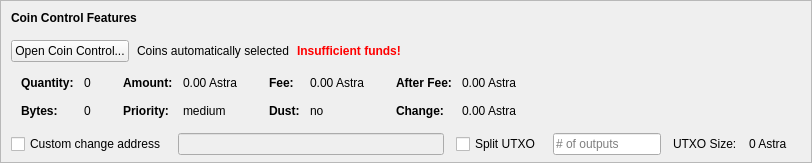
    <widget class="QFrame" name="frameCoinControl">
     <property name="sizePolicy">
      <sizepolicy hsizetype="Expanding" vsizetype="Expanding">
       <horstretch>0</horstretch>
       <verstretch>0</verstretch>
      </sizepolicy>
     </property>
     <property name="maximumSize">
      <size>
       <width>16777215</width>
       <height>16777215</height>
      </size>
     </property>
     <property name="frameShape">
      <enum>QFrame::StyledPanel</enum>
     </property>
     <property name="frameShadow">
      <enum>QFrame::Sunken</enum>
     </property>
     <layout class="QVBoxLayout" name="verticalLayoutCoinControl2">
      <property name="spacing">
       <number>0</number>
      </property>
      <property name="leftMargin">
       <number>0</number>
      </property>
      <property name="topMargin">
       <number>0</number>
      </property>
      <property name="rightMargin">
       <number>0</number>
      </property>
      <property name="bottomMargin">
       <number>6</number>
      </property>
      <item>
       <layout class="QVBoxLayout" name="verticalLayoutCoinControl" stretch="0,0,0,0,1">
        <property name="spacing">
         <number>0</number>
        </property>
        <property name="leftMargin">
         <number>10</number>
        </property>
        <property name="topMargin">
         <number>10</number>
        </property>
        <item>
         <layout class="QHBoxLayout" name="horizontalLayoutCoinControl1">
          <property name="bottomMargin">
           <number>15</number>
          </property>
          <item>
           <widget class="QLabel" name="labelCoinControlFeatures">
            <property name="sizePolicy">
             <sizepolicy hsizetype="Preferred" vsizetype="Maximum">
              <horstretch>0</horstretch>
              <verstretch>0</verstretch>
             </sizepolicy>
            </property>
            <property name="font">
             <font>
              <weight>75</weight>
              <bold>true</bold>
             </font>
            </property>
            <property name="styleSheet">
             <string notr="true">font-weight:bold;</string>
            </property>
            <property name="text">
             <string>Coin Control Features</string>
            </property>
           </widget>
          </item>
         </layout>
        </item>
        <item>
         <layout class="QHBoxLayout" name="horizontalLayoutCoinControl2" stretch="0,0,0,0">
          <property name="spacing">
           <number>8</number>
          </property>
          <property name="bottomMargin">
           <number>10</number>
          </property>
          <item>
           <widget class="QPushButton" name="pushButtonCoinControl">
            <property name="styleSheet">
             <string notr="true"/>
            </property>
            <property name="text">
             <string>Open Coin Control...</string>
            </property>
            <property name="autoDefault">
             <bool>false</bool>
            </property>
           </widget>
          </item>
          <item>
           <widget class="QLabel" name="labelCoinControlAutomaticallySelected">
            <property name="text">
             <string>Coins automatically selected</string>
            </property>
            <property name="margin">
             <number>5</number>
            </property>
           </widget>
          </item>
          <item>
           <widget class="QLabel" name="labelCoinControlInsuffFunds">
            <property name="font">
             <font>
              <weight>75</weight>
              <bold>true</bold>
             </font>
            </property>
            <property name="styleSheet">
             <string notr="true">color:red;font-weight:bold;</string>
            </property>
            <property name="text">
             <string>Insufficient funds!</string>
            </property>
            <property name="margin">
             <number>5</number>
            </property>
           </widget>
          </item>
          <item>
           <spacer name="horizontalSpacerCoinControl">
            <property name="orientation">
             <enum>Qt::Horizontal</enum>
            </property>
            <property name="sizeHint" stdset="0">
             <size>
              <width>40</width>
              <height>1</height>
             </size>
            </property>
           </spacer>
          </item>
         </layout>
        </item>
        <item>
         <widget class="QWidget" name="widgetCoinControl" native="true">
          <property name="sizePolicy">
           <sizepolicy hsizetype="Preferred" vsizetype="Preferred">
            <horstretch>0</horstretch>
            <verstretch>0</verstretch>
           </sizepolicy>
          </property>
          <property name="minimumSize">
           <size>
            <width>0</width>
            <height>0</height>
           </size>
          </property>
          <property name="styleSheet">
           <string notr="true"/>
          </property>
          <layout class="QHBoxLayout" name="horizontalLayoutCoinControl5">
           <property name="leftMargin">
            <number>0</number>
           </property>
           <property name="topMargin">
            <number>0</number>
           </property>
           <property name="rightMargin">
            <number>0</number>
           </property>
           <property name="bottomMargin">
            <number>0</number>
           </property>
           <item>
            <layout class="QHBoxLayout" name="horizontalLayoutCoinControl3" stretch="0,0,0,1">
             <property name="spacing">
              <number>20</number>
             </property>
             <property name="topMargin">
              <number>0</number>
             </property>
             <property name="bottomMargin">
              <number>10</number>
             </property>
             <item>
              <layout class="QFormLayout" name="formLayoutCoinControl1">
               <property name="horizontalSpacing">
                <number>10</number>
               </property>
               <property name="verticalSpacing">
                <number>14</number>
               </property>
               <property name="leftMargin">
                <number>10</number>
               </property>
               <property name="topMargin">
                <number>4</number>
               </property>
               <property name="rightMargin">
                <number>6</number>
               </property>
               <item row="0" column="0">
                <widget class="QLabel" name="labelCoinControlQuantityText">
                 <property name="font">
                  <font>
                   <weight>75</weight>
                   <bold>true</bold>
                  </font>
                 </property>
                 <property name="text">
                  <string>Quantity:</string>
                 </property>
                 <property name="margin">
                  <number>0</number>
                 </property>
                </widget>
               </item>
               <item row="0" column="1">
                <widget class="QLabel" name="labelCoinControlQuantity">
                 <property name="cursor">
                  <cursorShape>IBeamCursor</cursorShape>
                 </property>
                 <property name="contextMenuPolicy">
                  <enum>Qt::ActionsContextMenu</enum>
                 </property>
                 <property name="text">
                  <string notr="true">0</string>
                 </property>
                 <property name="margin">
                  <number>0</number>
                 </property>
                 <property name="textInteractionFlags">
                  <set>Qt::LinksAccessibleByMouse|Qt::TextSelectableByKeyboard|Qt::TextSelectableByMouse</set>
                 </property>
                </widget>
               </item>
               <item row="1" column="0">
                <widget class="QLabel" name="labelCoinControlBytesText">
                 <property name="font">
                  <font>
                   <weight>75</weight>
                   <bold>true</bold>
                  </font>
                 </property>
                 <property name="text">
                  <string>Bytes:</string>
                 </property>
                </widget>
               </item>
               <item row="1" column="1">
                <widget class="QLabel" name="labelCoinControlBytes">
                 <property name="cursor">
                  <cursorShape>IBeamCursor</cursorShape>
                 </property>
                 <property name="contextMenuPolicy">
                  <enum>Qt::ActionsContextMenu</enum>
                 </property>
                 <property name="text">
                  <string notr="true">0</string>
                 </property>
                 <property name="textInteractionFlags">
                  <set>Qt::LinksAccessibleByMouse|Qt::TextSelectableByKeyboard|Qt::TextSelectableByMouse</set>
                 </property>
                </widget>
               </item>
              </layout>
             </item>
             <item>
              <layout class="QFormLayout" name="formLayoutCoinControl2">
               <property name="horizontalSpacing">
                <number>10</number>
               </property>
               <property name="verticalSpacing">
                <number>14</number>
               </property>
               <property name="leftMargin">
                <number>6</number>
               </property>
               <property name="topMargin">
                <number>4</number>
               </property>
               <property name="rightMargin">
                <number>6</number>
               </property>
               <item row="0" column="0">
                <widget class="QLabel" name="labelCoinControlAmountText">
                 <property name="font">
                  <font>
                   <weight>75</weight>
                   <bold>true</bold>
                  </font>
                 </property>
                 <property name="text">
                  <string>Amount:</string>
                 </property>
                 <property name="margin">
                  <number>0</number>
                 </property>
                </widget>
               </item>
               <item row="0" column="1">
                <widget class="QLabel" name="labelCoinControlAmount">
                 <property name="cursor">
                  <cursorShape>IBeamCursor</cursorShape>
                 </property>
                 <property name="contextMenuPolicy">
                  <enum>Qt::ActionsContextMenu</enum>
                 </property>
                 <property name="text">
                  <string notr="true">0.00 Astra</string>
                 </property>
                 <property name="textInteractionFlags">
                  <set>Qt::LinksAccessibleByMouse|Qt::TextSelectableByKeyboard|Qt::TextSelectableByMouse</set>
                 </property>
                </widget>
               </item>
               <item row="1" column="0">
                <widget class="QLabel" name="labelCoinControlPriorityText">
                 <property name="font">
                  <font>
                   <weight>75</weight>
                   <bold>true</bold>
                  </font>
                 </property>
                 <property name="text">
                  <string>Priority:</string>
                 </property>
                </widget>
               </item>
               <item row="1" column="1">
                <widget class="QLabel" name="labelCoinControlPriority">
                 <property name="cursor">
                  <cursorShape>IBeamCursor</cursorShape>
                 </property>
                 <property name="contextMenuPolicy">
                  <enum>Qt::ActionsContextMenu</enum>
                 </property>
                 <property name="text">
                  <string>medium</string>
                 </property>
                 <property name="textInteractionFlags">
                  <set>Qt::LinksAccessibleByMouse|Qt::TextSelectableByKeyboard|Qt::TextSelectableByMouse</set>
                 </property>
                </widget>
               </item>
              </layout>
             </item>
             <item>
              <layout class="QFormLayout" name="formLayoutCoinControl3">
               <property name="horizontalSpacing">
                <number>10</number>
               </property>
               <property name="verticalSpacing">
                <number>14</number>
               </property>
               <property name="leftMargin">
                <number>6</number>
               </property>
               <property name="topMargin">
                <number>4</number>
               </property>
               <property name="rightMargin">
                <number>6</number>
               </property>
               <item row="0" column="0">
                <widget class="QLabel" name="labelCoinControlFeeText">
                 <property name="font">
                  <font>
                   <weight>75</weight>
                   <bold>true</bold>
                  </font>
                 </property>
                 <property name="text">
                  <string>Fee:</string>
                 </property>
                 <property name="margin">
                  <number>0</number>
                 </property>
                </widget>
               </item>
               <item row="0" column="1">
                <widget class="QLabel" name="labelCoinControlFee">
                 <property name="cursor">
                  <cursorShape>IBeamCursor</cursorShape>
                 </property>
                 <property name="contextMenuPolicy">
                  <enum>Qt::ActionsContextMenu</enum>
                 </property>
                 <property name="text">
                  <string notr="true">0.00 Astra</string>
                 </property>
                 <property name="textInteractionFlags">
                  <set>Qt::LinksAccessibleByMouse|Qt::TextSelectableByKeyboard|Qt::TextSelectableByMouse</set>
                 </property>
                </widget>
               </item>
               <item row="1" column="0">
                <widget class="QLabel" name="labelCoinControlLowOutputText">
                 <property name="font">
                  <font>
                   <weight>75</weight>
                   <bold>true</bold>
                  </font>
                 </property>
                 <property name="text">
                  <string>Dust:</string>
                 </property>
                </widget>
               </item>
               <item row="1" column="1">
                <widget class="QLabel" name="labelCoinControlLowOutput">
                 <property name="cursor">
                  <cursorShape>IBeamCursor</cursorShape>
                 </property>
                 <property name="contextMenuPolicy">
                  <enum>Qt::ActionsContextMenu</enum>
                 </property>
                 <property name="text">
                  <string>no</string>
                 </property>
                 <property name="textInteractionFlags">
                  <set>Qt::LinksAccessibleByMouse|Qt::TextSelectableByKeyboard|Qt::TextSelectableByMouse</set>
                 </property>
                </widget>
               </item>
              </layout>
             </item>
             <item>
              <layout class="QFormLayout" name="formLayoutCoinControl4">
               <property name="horizontalSpacing">
                <number>10</number>
               </property>
               <property name="verticalSpacing">
                <number>14</number>
               </property>
               <property name="leftMargin">
                <number>6</number>
               </property>
               <property name="topMargin">
                <number>4</number>
               </property>
               <property name="rightMargin">
                <number>6</number>
               </property>
               <item row="0" column="0">
                <widget class="QLabel" name="labelCoinControlAfterFeeText">
                 <property name="font">
                  <font>
                   <weight>75</weight>
                   <bold>true</bold>
                  </font>
                 </property>
                 <property name="text">
                  <string>After Fee:</string>
                 </property>
                 <property name="margin">
                  <number>0</number>
                 </property>
                </widget>
               </item>
               <item row="0" column="1">
                <widget class="QLabel" name="labelCoinControlAfterFee">
                 <property name="cursor">
                  <cursorShape>IBeamCursor</cursorShape>
                 </property>
                 <property name="contextMenuPolicy">
                  <enum>Qt::ActionsContextMenu</enum>
                 </property>
                 <property name="text">
                  <string notr="true">0.00 Astra</string>
                 </property>
                 <property name="textInteractionFlags">
                  <set>Qt::LinksAccessibleByMouse|Qt::TextSelectableByKeyboard|Qt::TextSelectableByMouse</set>
                 </property>
                </widget>
               </item>
               <item row="1" column="0">
                <widget class="QLabel" name="labelCoinControlChangeText">
                 <property name="font">
                  <font>
                   <weight>75</weight>
                   <bold>true</bold>
                  </font>
                 </property>
                 <property name="text">
                  <string>Change:</string>
                 </property>
                </widget>
               </item>
               <item row="1" column="1">
                <widget class="QLabel" name="labelCoinControlChange">
                 <property name="cursor">
                  <cursorShape>IBeamCursor</cursorShape>
                 </property>
                 <property name="contextMenuPolicy">
                  <enum>Qt::ActionsContextMenu</enum>
                 </property>
                 <property name="text">
                  <string notr="true">0.00 Astra</string>
                 </property>
                 <property name="textInteractionFlags">
                  <set>Qt::LinksAccessibleByMouse|Qt::TextSelectableByKeyboard|Qt::TextSelectableByMouse</set>
                 </property>
                </widget>
               </item>
              </layout>
             </item>
            </layout>
           </item>
          </layout>
         </widget>
        </item>
        <item>
         <layout class="QHBoxLayout" name="horizontalLayoutCoinControl4" stretch="0,0,0,0,0,0,0">
          <property name="spacing">
           <number>12</number>
          </property>
          <property name="sizeConstraint">
           <enum>QLayout::SetDefaultConstraint</enum>
          </property>
          <property name="topMargin">
           <number>5</number>
          </property>
          <property name="rightMargin">
           <number>5</number>
          </property>
          <item>
           <widget class="QCheckBox" name="checkBoxCoinControlChange">
            <property name="toolTip">
             <string>If this is activated, but the change address is empty or invalid, change will be sent to a newly generated address.</string>
            </property>
            <property name="text">
             <string>Custom change address</string>
            </property>
           </widget>
          </item>
          <item>
           <widget class="QValidatedLineEdit" name="lineEditCoinControlChange">
            <property name="enabled">
             <bool>false</bool>
            </property>
            <property name="sizePolicy">
             <sizepolicy hsizetype="Expanding" vsizetype="Fixed">
              <horstretch>0</horstretch>
              <verstretch>0</verstretch>
             </sizepolicy>
            </property>
           </widget>
          </item>
          <item>
           <widget class="QCheckBox" name="splitBlockCheckBox">
            <property name="text">
             <string>Split UTXO</string>
            </property>
           </widget>
          </item>
          <item>
           <widget class="QLineEdit" name="splitBlockLineEdit">
            <property name="sizePolicy">
             <sizepolicy hsizetype="Fixed" vsizetype="Fixed">
              <horstretch>50</horstretch>
              <verstretch>0</verstretch>
             </sizepolicy>
            </property>
            <property name="placeholderText">
             <string># of outputs</string>
            </property>
           </widget>
          </item>
          <item>
           <widget class="QLabel" name="labelBlockSizeText">
            <property name="text">
             <string>UTXO Size:</string>
            </property>
           </widget>
          </item>
          <item>
           <widget class="QLabel" name="labelBlockSize">
            <property name="text">
             <string>0 Astra</string>
            </property>
           </widget>
          </item>
          <item>
           <widget class="QLabel" name="labelCoinControlChangeLabel">
            <property name="sizePolicy">
             <sizepolicy hsizetype="Preferred" vsizetype="Expanding">
              <horstretch>0</horstretch>
              <verstretch>0</verstretch>
             </sizepolicy>
            </property>
            <property name="minimumSize">
             <size>
              <width>0</width>
              <height>0</height>
             </size>
            </property>
            <property name="text">
             <string/>
            </property>
            <property name="margin">
             <number>3</number>
            </property>
           </widget>
          </item>
         </layout>
        </item>
        <item>
         <spacer name="verticalSpacerCoinControl">
          <property name="orientation">
           <enum>Qt::Vertical</enum>
          </property>
          <property name="sizeHint" stdset="0">
           <size>
            <width>800</width>
            <height>1</height>
           </size>
          </property>
         </spacer>
        </item>
       </layout>
      </item>
     </layout>
    </widget>
